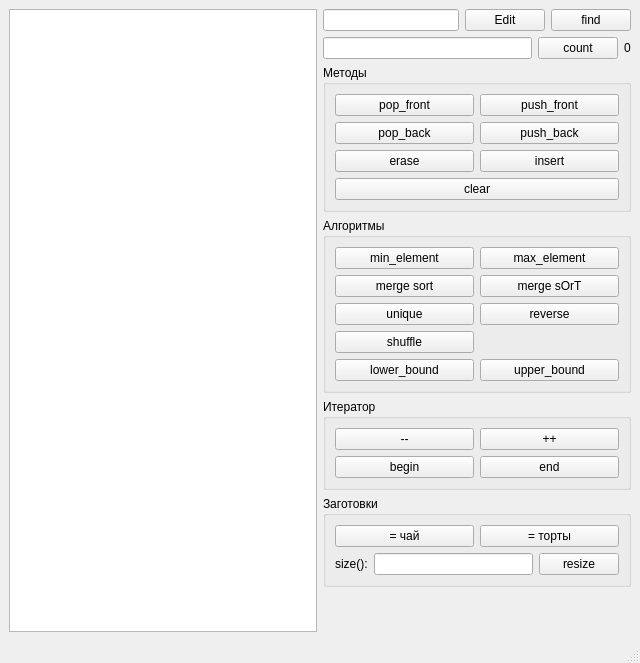
<?xml version="1.0" encoding="UTF-8"?>
<ui version="4.0">
 <class>MainWindow</class>
 <widget class="QMainWindow" name="MainWindow">
  <property name="geometry">
   <rect>
    <x>0</x>
    <y>0</y>
    <width>640</width>
    <height>663</height>
   </rect>
  </property>
  <property name="windowTitle">
   <string>std::deque demo</string>
  </property>
  <widget class="QWidget" name="centralwidget">
   <layout class="QHBoxLayout" name="horizontalLayout">
    <item>
     <widget class="QListWidget" name="list_widget">
      <property name="selectionMode">
       <enum>QAbstractItemView::SelectionMode::SingleSelection</enum>
      </property>
     </widget>
    </item>
    <item>
     <layout class="QVBoxLayout" name="verticalLayoutRight">
      <item>
       <layout class="QHBoxLayout" name="horizontalLayout_2">
        <item>
         <widget class="QLineEdit" name="txt_elem_content"/>
        </item>
        <item>
         <widget class="QPushButton" name="btn_edit">
          <property name="text">
           <string>Edit</string>
          </property>
         </widget>
        </item>
        <item>
         <widget class="QPushButton" name="btn_find">
          <property name="text">
           <string>find</string>
          </property>
         </widget>
        </item>
       </layout>
      </item>
      <item>
       <layout class="QHBoxLayout" name="horizontalLayout_4">
        <item>
         <widget class="QLineEdit" name="le_count"/>
        </item>
        <item>
         <widget class="QPushButton" name="btn_count">
          <property name="text">
           <string>count</string>
          </property>
         </widget>
        </item>
        <item>
         <widget class="QLabel" name="lbl_count">
          <property name="text">
           <string>0</string>
          </property>
         </widget>
        </item>
       </layout>
      </item>
      <item>
       <widget class="QGroupBox" name="methodsGroup">
        <property name="title">
         <string>Методы</string>
        </property>
        <layout class="QGridLayout" name="gridLayout">
         <item row="0" column="0">
          <widget class="QPushButton" name="btn_pop_front">
           <property name="text">
            <string>pop_front</string>
           </property>
          </widget>
         </item>
         <item row="0" column="1">
          <widget class="QPushButton" name="btn_push_front">
           <property name="text">
            <string>push_front</string>
           </property>
          </widget>
         </item>
         <item row="1" column="0">
          <widget class="QPushButton" name="btn_pop_back">
           <property name="text">
            <string>pop_back</string>
           </property>
          </widget>
         </item>
         <item row="1" column="1">
          <widget class="QPushButton" name="btn_push_back">
           <property name="text">
            <string>push_back</string>
           </property>
          </widget>
         </item>
         <item row="2" column="0">
          <widget class="QPushButton" name="btn_erase">
           <property name="text">
            <string>erase</string>
           </property>
          </widget>
         </item>
         <item row="2" column="1">
          <widget class="QPushButton" name="btn_insert">
           <property name="text">
            <string>insert</string>
           </property>
          </widget>
         </item>
         <item row="3" column="0" colspan="2">
          <widget class="QPushButton" name="btn_clear">
           <property name="text">
            <string>clear</string>
           </property>
          </widget>
         </item>
        </layout>
       </widget>
      </item>
      <item>
       <widget class="QGroupBox" name="anropGroup">
        <property name="title">
         <string>Алгоритмы</string>
        </property>
        <layout class="QGridLayout" name="gridLayout_2">
         <item row="0" column="0">
          <widget class="QPushButton" name="btn_min_element">
           <property name="text">
            <string>min_element</string>
           </property>
          </widget>
         </item>
         <item row="0" column="1">
          <widget class="QPushButton" name="btn_max_element">
           <property name="text">
            <string>max_element</string>
           </property>
          </widget>
         </item>
         <item row="1" column="0">
          <widget class="QPushButton" name="btn_merge_sort">
           <property name="text">
            <string>merge sort</string>
           </property>
          </widget>
         </item>
         <item row="1" column="1">
          <widget class="QPushButton" name="btn_merge_sOrT">
           <property name="text">
            <string>merge sOrT</string>
           </property>
          </widget>
         </item>
         <item row="2" column="0">
          <widget class="QPushButton" name="btn_unique">
           <property name="text">
            <string>unique</string>
           </property>
          </widget>
         </item>
         <item row="2" column="1">
          <widget class="QPushButton" name="btn_reverse">
           <property name="text">
            <string>reverse</string>
           </property>
          </widget>
         </item>
         <item row="3" column="0">
          <widget class="QPushButton" name="btn_shuffle">
           <property name="text">
            <string>shuffle</string>
           </property>
          </widget>
         </item>
         <item row="4" column="0">
          <widget class="QPushButton" name="btn_lower_bound">
           <property name="text">
            <string>lower_bound</string>
           </property>
          </widget>
         </item>
         <item row="4" column="1">
          <widget class="QPushButton" name="btn_upper_bound">
           <property name="text">
            <string>upper_bound</string>
           </property>
          </widget>
         </item>
        </layout>
       </widget>
      </item>
      <item>
       <widget class="QGroupBox" name="iteratorGroup">
        <property name="title">
         <string>Итератор</string>
        </property>
        <layout class="QGridLayout" name="gridLayout_4">
         <item row="0" column="0">
          <widget class="QPushButton" name="btn_dec_iterator">
           <property name="text">
            <string>--</string>
           </property>
          </widget>
         </item>
         <item row="0" column="1">
          <widget class="QPushButton" name="btn_inc_iterator">
           <property name="text">
            <string>++</string>
           </property>
          </widget>
         </item>
         <item row="1" column="0">
          <widget class="QPushButton" name="btn_begin">
           <property name="text">
            <string>begin</string>
           </property>
          </widget>
         </item>
         <item row="1" column="1">
          <widget class="QPushButton" name="btn_end">
           <property name="text">
            <string>end</string>
           </property>
          </widget>
         </item>
        </layout>
       </widget>
      </item>
      <item>
       <widget class="QGroupBox" name="templatesGroup">
        <property name="title">
         <string>Заготовки</string>
        </property>
        <layout class="QGridLayout" name="gridLayout_3">
         <item row="0" column="0">
          <widget class="QPushButton" name="btn_tea">
           <property name="text">
            <string>= чай</string>
           </property>
          </widget>
         </item>
         <item row="0" column="1">
          <widget class="QPushButton" name="btn_cakes">
           <property name="text">
            <string>= торты</string>
           </property>
          </widget>
         </item>
         <item row="1" column="0" colspan="2">
          <layout class="QHBoxLayout" name="horizontalLayout_5">
           <item>
            <widget class="QLabel" name="sizeLabel">
             <property name="text">
              <string>size():</string>
             </property>
            </widget>
           </item>
           <item>
            <widget class="QLineEdit" name="txt_size"/>
           </item>
           <item>
            <widget class="QPushButton" name="btn_resize">
             <property name="text">
              <string>resize</string>
             </property>
            </widget>
           </item>
          </layout>
         </item>
        </layout>
       </widget>
      </item>
      <item>
       <spacer name="verticalSpacer">
        <property name="orientation">
         <enum>Qt::Orientation::Vertical</enum>
        </property>
        <property name="sizeHint" stdset="0">
         <size>
          <width>20</width>
          <height>40</height>
         </size>
        </property>
       </spacer>
      </item>
     </layout>
    </item>
   </layout>
  </widget>
  <widget class="QMenuBar" name="menubar">
   <property name="geometry">
    <rect>
     <x>0</x>
     <y>0</y>
     <width>640</width>
     <height>22</height>
    </rect>
   </property>
  </widget>
  <widget class="QStatusBar" name="statusbar"/>
 </widget>
 <resources/>
 <connections/>
</ui>
